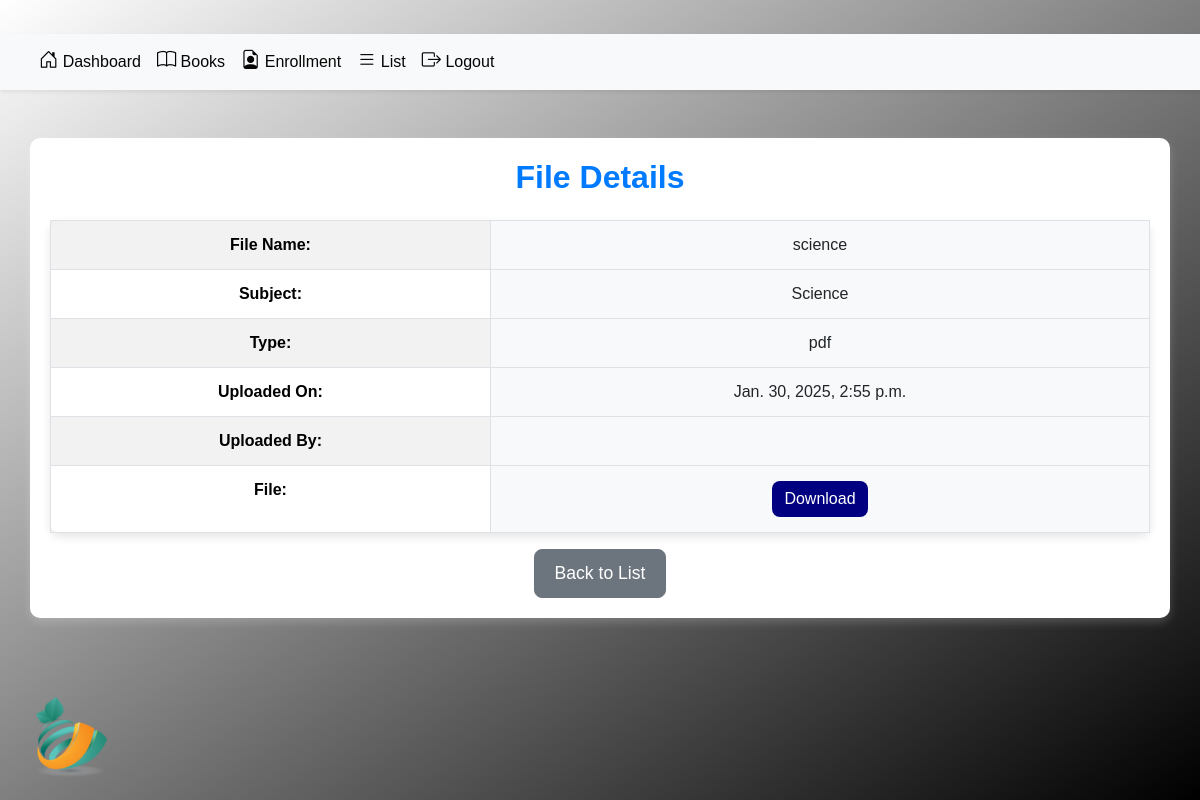
/files/6/, run on the app's committed database.
### app/models.py (models this page shows, shortened)
class Files(models.Model):
    FILE_TYPES = [
        ('pdf', 'PDF'),
        ('book', 'Book'),
        ('file', 'File'),
    ]
    SUBJECT_CHOICES = [
        ('Math', 'Mathematics'),
        ('Science', 'Science'),
        ('English', 'English'),
        ('History', 'History'),
        ('IT', 'Information Technology'),
        ('PE', 'Physical Education'),
        ('Arts', 'Arts'),
        ('Music', 'Music'),
    ]
    name = models.CharField(max_length=255)
    subject = models.CharField(max_length=50, choices=SUBJECT_CHOICES, default='Math')
    file = models.FileField(upload_to='files/')
    file_type = models.CharField(max_length=10, choices=FILE_TYPES)
    uploaded_on = models.DateTimeField(auto_now_add=True)

### app/views.py (the view)
# urls.py: path('files/<int:pk>/',  FilesDetailView.as_view(), name='files_detail'),
class FilesDetailView(DetailView):
    model = Files
    template_name = 'app/files_detail.html'  # ✅ Matches your file path
    context_object_name = 'files'

### app/templates/app/files_detail.html (shortened to what this page needs)
{% load static %}
{% block content %}
<head>
    <link href="https://cdn.jsdelivr.net/npm/bootstrap-icons/font/bootstrap-icons.css" rel="stylesheet">
    <link href="https://stackpath.bootstrapcdn.com/bootstrap/4.5.2/css/bootstrap.min.css" rel="stylesheet">
    <link href="{% static 'css/base.css' %}" rel="stylesheet">
</head>
<div class="text-center my-4">
    <img class="mylogo img-fluid" src="{% static 'images/logo.png' %}" alt="Logo">
</div>
{% include 'app/adminbar.html' %}
<div class="container my-5">
    <h2 class="text-primary text-center mb-4">File Details</h2>
    <table class="table table-bordered table-striped">
        <tbody>
            <tr>
                <th>File Name:</th>
                <td>{{ files.name }}</td>
            </tr>
            <tr>
                <th>Subject:</th>
                <td>{{ files.subject }}</td>
            </tr>
            <tr>
                <th>Type:</th>
                <td>{{ files.file_type }}</td>
            </tr>
            <tr>
                <th>Uploaded On:</th>
                <td>{{ files.uploaded_on }}</td>
            </tr>
            <tr>
                <th>Uploaded By:</th>
                <td>{{ files.uploaded_by }}</td>
            </tr>
            <tr>
                <th>File:</th>
                <td>
                    <a href="{{ files.file.url }}" class="btn btn-primary" download>Download</a>
                </td>
            </tr>
        </tbody>
    </table>
    <div class="text-center">
        <a href="{% url 'files' %}" class="btn btn-secondary">Back to List</a>
    </div>
</div>
{% endblock content %}

### static/css/base.css (style rules this page uses)
.container { background-color: rgb(255, 255, 255); border-radius: 10px; box-shadow: 0 4px 10px rgba(255, 255, 255, 0.2); padding: 20px; margin-top: 20px; }
.btn-primary { background-color: #939393; border: none; box-shadow: 0 4px 6px rgba(255, 255, 255, 0.2); color: white; }
.mylogo { width: 100px; height: auto; position: fixed; bottom: 20px; left: 20px; z-index: 999; }
.btn-primary { background-color: navy; border: none; }
.btn { border-radius: 8px; }
.table { font-size: 1rem; border-radius: 10px; box-shadow: 0px 4px 10px rgba(0, 0, 0, 0.1); }
.table th, .table td { padding: 15px; text-align: center; }
.btn { border-radius: 8px; font-weight: 500; }

### app/templates/app/files_detail.html (style rules this page uses)
.btn-secondary { padding: 10px 20px; font-size: 1.1rem; border-radius: 8px; text-align: center; }
table { width: 100%; background-color: #fff; border-radius: 8px; }
th, td { padding: 12px; text-align: left; vertical-align: middle; }
th { background-color: transparent; color: #000000; font-weight: bold; }
td { background-color: #f8f9fa; }
.text-primary { font-weight: 600; color: navy; }

### data on the page
Files: name "science", subject "Science", file_type "pdf", uploaded_on "Jan. 30, 2025, 2:55 p.m."
